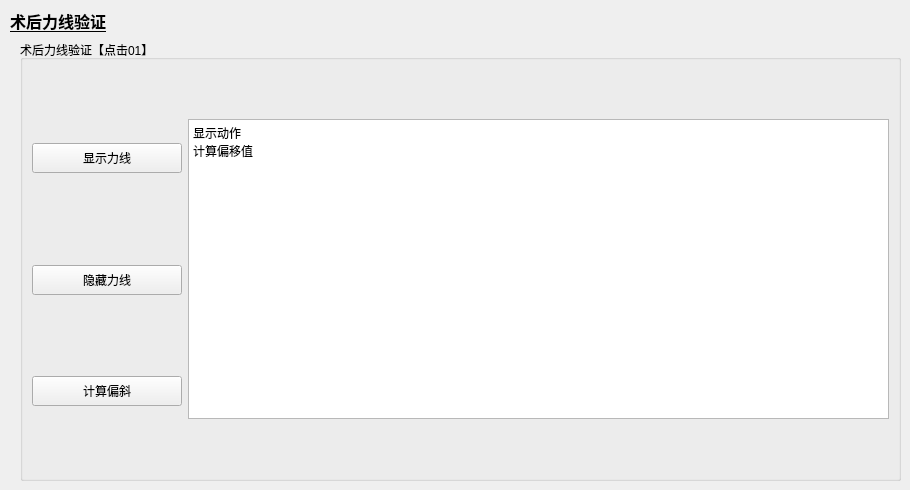
      <widget class="QWidget" name="tab_16">
       <attribute name="title">
        <string>术后评估</string>
       </attribute>
       <widget class="QGroupBox" name="groupBox_60">
        <property name="geometry">
         <rect>
          <x>20</x>
          <y>40</y>
          <width>881</width>
          <height>441</height>
         </rect>
        </property>
        <property name="title">
         <string>术后力线验证【点击01】</string>
        </property>
        <layout class="QGridLayout" name="gridLayout_10">
         <item row="0" column="0">
          <widget class="QPushButton" name="showRes_pushButton">
           <property name="minimumSize">
            <size>
             <width>150</width>
             <height>30</height>
            </size>
           </property>
           <property name="text">
            <string>显示力线</string>
           </property>
          </widget>
         </item>
         <item row="1" column="0">
          <widget class="QPushButton" name="unshowRes_pushButton">
           <property name="minimumSize">
            <size>
             <width>150</width>
             <height>30</height>
            </size>
           </property>
           <property name="text">
            <string>隐藏力线</string>
           </property>
          </widget>
         </item>
         <item row="2" column="0">
          <widget class="QPushButton" name="caculateError_pushButton">
           <property name="minimumSize">
            <size>
             <width>150</width>
             <height>30</height>
            </size>
           </property>
           <property name="text">
            <string>计算偏斜</string>
           </property>
          </widget>
         </item>
         <item row="0" column="1" rowspan="3">
          <widget class="QTextBrowser" name="textBrowser_15">
           <property name="minimumSize">
            <size>
             <width>0</width>
             <height>200</height>
            </size>
           </property>
           <property name="html">
            <string>&lt;!DOCTYPE HTML PUBLIC &quot;-//W3C//DTD HTML 4.0//EN&quot; &quot;http://www.w3.org/TR/REC-html40/strict.dtd&quot;&gt;
&lt;html&gt;&lt;head&gt;&lt;meta name=&quot;qrichtext&quot; content=&quot;1&quot; /&gt;&lt;style type=&quot;text/css&quot;&gt;
p, li { white-space: pre-wrap; }
&lt;/style&gt;&lt;/head&gt;&lt;body style=&quot; font-family:'SimSun'; font-size:9pt; font-weight:400; font-style:normal;&quot;&gt;
&lt;p style=&quot; margin-top:0px; margin-bottom:0px; margin-left:0px; margin-right:0px; -qt-block-indent:0; text-indent:0px;&quot;&gt;显示动作&lt;/p&gt;
&lt;p style=&quot; margin-top:0px; margin-bottom:0px; margin-left:0px; margin-right:0px; -qt-block-indent:0; text-indent:0px;&quot;&gt;计算偏移值&lt;/p&gt;&lt;/body&gt;&lt;/html&gt;</string>
           </property>
          </widget>
         </item>
        </layout>
       </widget>
       <widget class="QLabel" name="label_18">
        <property name="geometry">
         <rect>
          <x>10</x>
          <y>0</y>
          <width>561</width>
          <height>41</height>
         </rect>
        </property>
        <property name="font">
         <font>
          <family>微软雅黑</family>
          <pointsize>12</pointsize>
          <weight>75</weight>
          <bold>true</bold>
          <underline>true</underline>
         </font>
        </property>
        <property name="text">
         <string>术后力线验证</string>
        </property>
       </widget>
      </widget>
